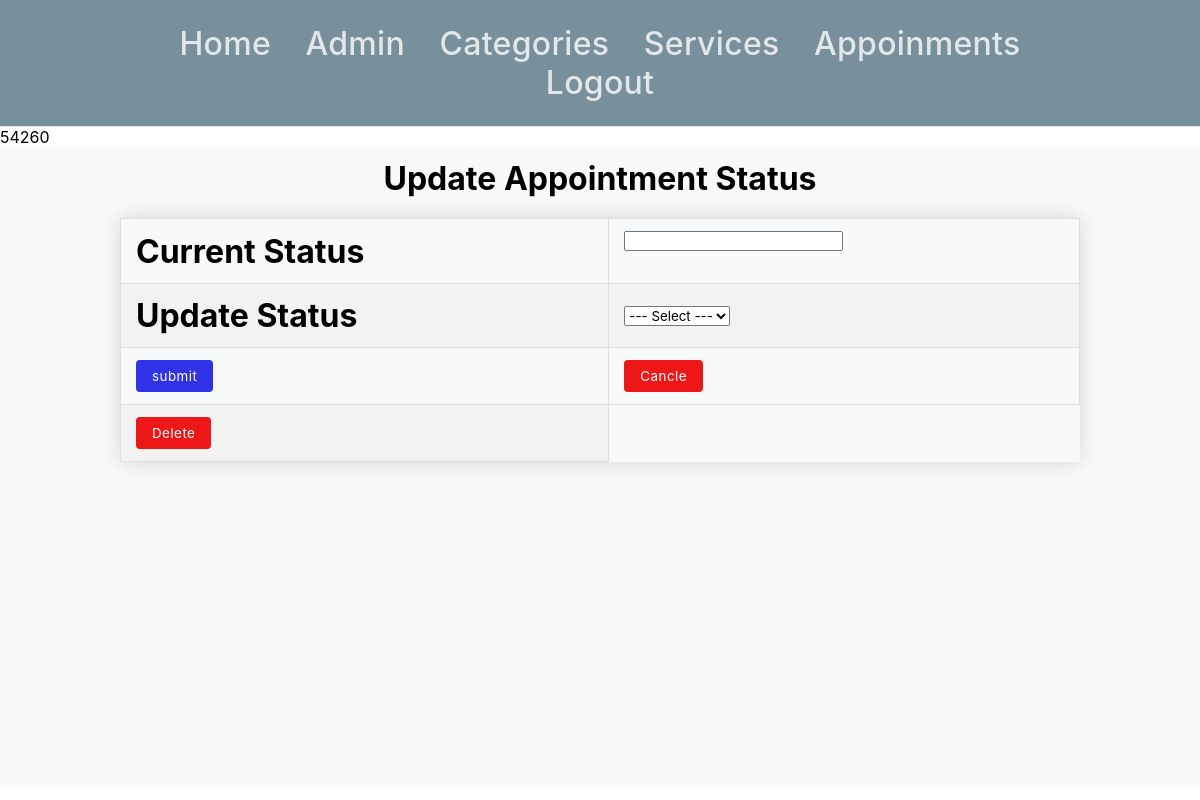
/admin/update-appointment.php?id=54&u_id=26 (signed in), run on an earlier commit of the app's database.
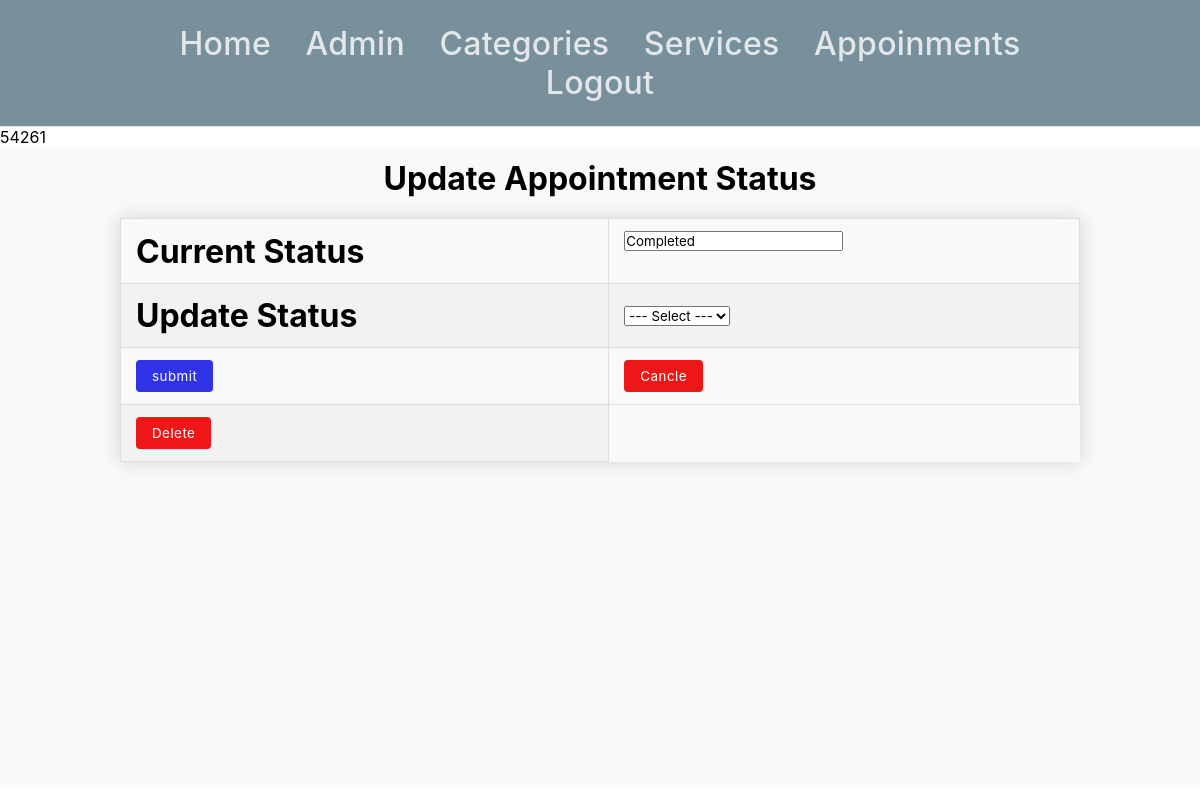
And on a later commit of the database.
### tables this page shows
CREATE TABLE `appointment` (
  `id` int(11) NOT NULL,
  `appointment_on` datetime NOT NULL,
  `measure` varchar(50) NOT NULL,
  `total` decimal(20,0) NOT NULL,
  `appointment_made` datetime NOT NULL,
  `status` varchar(50) NOT NULL,
  `u_id` int(11) DEFAULT NULL,
  `s_id` int(11) DEFAULT NULL
);

### admin/update-appointment.php (the view, shortened to what this page needs)
<?php include('partial/menu.php'); ?>
<?php
    if (isset($_GET['id']) || isset($_GET['u_id'])) {
        $id = $_GET['id'];
        $uid = $_GET['u_id'];
        echo $id;
        echo $uid;
        $sql = "SELECT status FROM appointment WHERE s_id=$id AND u_id=$uid";
        $res = mysqli_query($conn, $sql);
        $count = mysqli_num_rows($res);
        echo $count;
        if ($count == 1) {
            while ($rows = mysqli_fetch_assoc($res)) {
                $status = $rows['status'];
            }
        }
    }
 ?>
<div class="main-content">
    <div class="wrapper">
        <h1 class="text-center">Update Appointment Status</h1>
        <table class="tbl-full">
            <form action="" method="POST" class="form-style">
                <tr>
                    <td>
                        <h1>Current Status</h1>
                    </td>
                    <td>
                        <input type="text" name="status" value="<?php echo $status; ?>"readonly><br><br>
                    </td>
                </tr>
                    <td>
                        <h1>Update Status</h1>
                    </td>
                    <td>
                        <select name="dropdown">
                            <option value="">--- Select ---</option>
                        </select>
                    </td>
                    <tr>
                        <td>
                            <input type="submit" name="submit" value="submit" class="btn-primary">
                        </td>
                        <td>
                            <input type="submit" name="cancle" value="Cancle" class="btn-danger">
                        </td>
                    </tr>
                    <tr>
                        <td>
                            <input type="submit" name="Delete" value="Delete" class="btn-danger">
                        </td>
                    </tr>
            </form>
        </table>
    </div>
</div>

What changed in the data, as far as the page shows it:
added appointment: status "Completed"
Also different on the page:
$count: "0" → "1"
